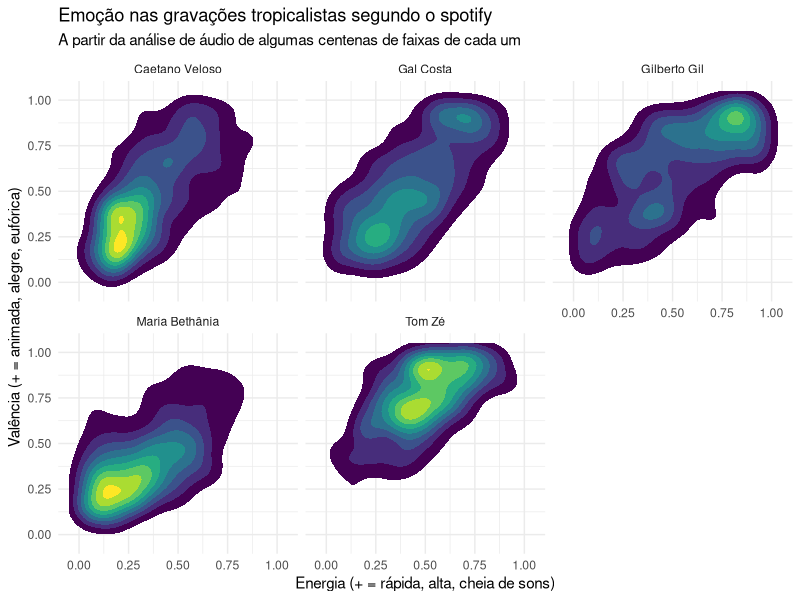

The R source for this figure:
## ---- chunk 1
library(tidyverse)
library(viridis)
library(lubridate)
library(here)
theme_set(theme_minimal())
## ---- chunk 2
tropicalistas = read_csv(here("data/tropicalistas.csv"))
## ---- chunk 3
tropicalistas %>% 
    arrange(album_release_date) %>% 
    ggplot(aes(x = energy, 
               group = artist,
               label = track_name,
               y = valence)) + 
    stat_density2d(aes(fill=..level..), geom="polygon", n = 100, h = .25) +
    scale_fill_viridis() +  # escalas de cores contínuas mais legíveis que as default
    # geom_density2d() + # ou o stat_density ou geom_density
    facet_wrap(~artist) + 
    scale_x_continuous(limits = c(-.05, 1.05)) + 
    scale_y_continuous(limits = c(-.05, 1.05)) + 
    theme(legend.position = "None") + 
    labs(title = "Emoção nas gravações tropicalistas segundo o spotify", 
         subtitle = "A partir da análise de áudio de algumas centenas de faixas de cada um", 
         x = "Energia (+ = rápida, alta, cheia de sons)", 
         y = "Valência (+ = animada, alegre, eufórica)")
